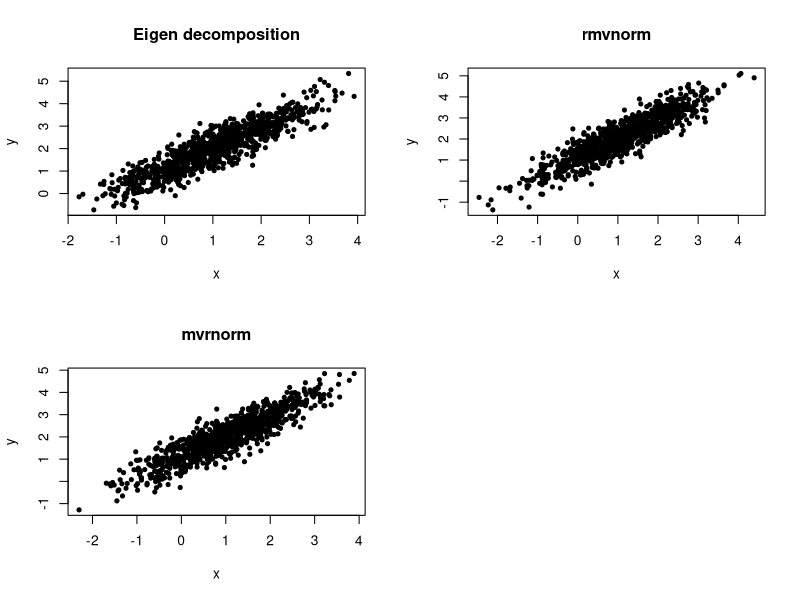

Here is the R script that generated this plot: (Note: this script raises an error after producing the figure.)
set.seed(27)

#### Eg 2
muX <- c(1, 2)
muX
SigmaX <- matrix(c(1, 0.9, 0.9, 1), nrow = 2, ncol = 2)
SigmaX

par(mfrow = c(2, 2))
## Choleski method to generate MVN
rmvn.Choleski <- function(n, mu, Sigma) {
  # generate n random vectors from MVN(mu, Sigma) dimension is inferred from
  # mu and Sigma
  d <- length(mu)
  C <- chol(Sigma) # Choleski factorization of Sigma
  Z <- matrix(rnorm(n * d), nrow = n, ncol = d) # generate n*d samples from N(0,1) and matrix it
  X <- Z %*% C + matrix(mu, n, d, byrow = TRUE)
  X
}

benchmark.choleski <- function() {
  for (i in 1:1000){
    X <- rmvn.Choleski(1000, muX, SigmaX)
  }
}
time_choleski <- system.time({benchmark.choleski()})
print(time_choleski)

#plot(X, xlab = "x", ylab = "y", pch = 20, main ="Choleski factorization")


### Eigen decomposition method to generate MVN


rmvn.eigen <- function(n, mu, Sigma) {
  # generate n random vectors from MVN(mu, Sigma) dimension is inferred from
  # mu and Sigma
  d <- length(mu)
  ev <- eigen(Sigma, symmetric = TRUE)
  lambda <- ev$values #eigenvalues
  V <- ev$vectors #eigenvectors
  C <- V %*% diag(sqrt(lambda)) %*% t(V)
  Z <- matrix(rnorm(n*d), nrow = n, ncol = d)
  X <- Z %*% C + matrix(mu, n, d, byrow = TRUE)
  X
}

X <- rmvn.eigen(1000, muX, SigmaX)
plot(X, xlab = "x", ylab = "y", pch = 20, main ="Eigen decomposition")

library(MASS)
library(mvtnorm)

plot(rmvnorm(1000,muX,SigmaX),xlab = "x", ylab = "y", pch = 20, main ="rmvnorm")
plot(mvrnorm(1000,muX,SigmaX),xlab = "x", ylab = "y", pch = 20, main ="mvrnorm")




## # generating n datapoints from a mixture of K Gaussians with dimensions d
# k  : the respective datapoint classes, take k = 3 as example her
# mu : kxd matrix with means
# sig: kxdxd matrix with dxd covariate matrices


muK <- matrix(c(4.0,4.0,
                5.0,5.0,
                6.5,  5), ncol=2, byrow=T)
muK

sigsK <- array(rep(NA,2*2*3), c(2,2,3))  # 3D matrix
sigsK[,,1] <- matrix(c(1, 0.9, 0.9,1), nrow=2, byrow=TRUE)
sigsK[,,2] <- matrix(c(0.5,0,0,0.5), nrow=2, byrow=TRUE)
sigsK[,,3] <- matrix(c(2,0.2,0.2,2), nrow=2, byrow=TRUE)
sigsK

probk <- c(0.05,0.85,.1) # mixing coeffs ## probability for each class
classes <- sample(1:3, n, replace=TRUE, prob=probk)  ## understand sample function
classes


### function to generate from mixtured Gaussian
gen.mix <- function(n, k, mu, sig) { 
  library(MASS)
  
  d <- length(mu[1,])  # number of dimensions
  result <- matrix(rep(NA,n*d), ncol=d)
  colnames(result) <- paste0("X",1:d)
  
  for(i in 1:n) {
    result[i,] <- mvrnorm(1, mu = mu[k[i],], Sigma=sig[,,k[i]])
  }
  
  result
}

##generate example with k=3, d=2
benchmark.genmix <- function(){
  for (i in 1:1000){
    n <- 500
    mydata <- gen.mix(n, classes, muK, sigsK)
  }
}
print(system.time(benchmark.genmix()))

## compare the number and spread of the data from three classes in plot

par(mfrow = c(1, 1))
plot(mydata, col=c("orange","green","red")[classes], xlab="X1", ylab="X2", pch=19)

